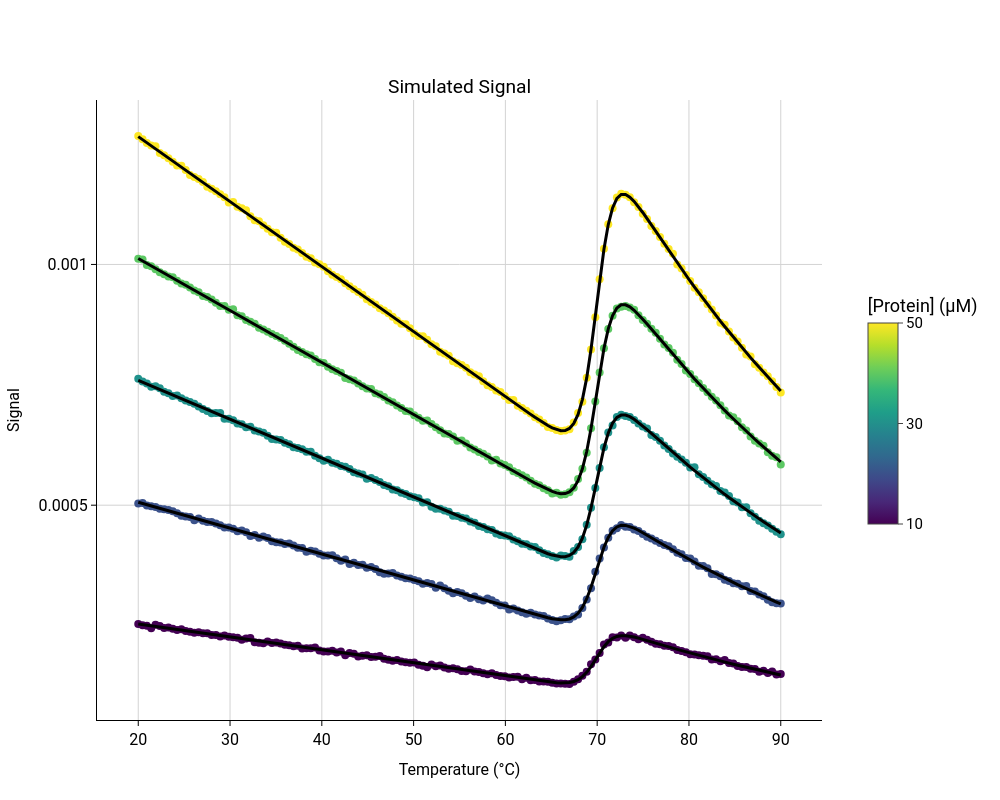

This figure's notebook cell:
### Markdown cell above
### Monomer

### Code cell
pychem_sim = aux_create_pychem_sim_two_state(params,concs, temp_range, model="Monomer", n_residues=80, rng_seed=RNG_SEED)

pychem_sim.fit_thermal_unfolding_global()
pychem_sim.fit_thermal_unfolding_global_global()
pychem_sim.fit_thermal_unfolding_global_global_global(model_scale_factor=True)

plot_unfolding(pychem_sim)

### Figure 1 — Plotly figure (JSON) as saved in the notebook; plotly's stock layout.template omitted (floating-point values rounded to 4 significant figures; data arrays with more than 128 entries replaced by an {"elided": "..."} marker saying what was removed)
{"data": [{"marker": {"color": "#440154", "size": 8}, "mode": "markers", "name": "10.00 μM", "showlegend": false, "type": "scatter", "x": {"elided": "150 float values"}, "xaxis": "x", "y": {"elided": "150 float values"}, "yaxis": "y"}, {"hoverinfo": "skip", "line": {"color": "black", "width": 3}, "mode": "lines", "showlegend": false, "type": "scatter", "x": {"elided": "150 float values"}, "xaxis": "x", "y": {"elided": "150 float values"}, "yaxis": "y"}, {"marker": {"color": "#3b528b", "size": 8}, "mode": "markers", "name": "20.00 μM", "showlegend": false, "type": "scatter", "x": {"elided": "150 float values"}, "xaxis": "x", "y": {"elided": "150 float values"}, "yaxis": "y"}, {"hoverinfo": "skip", "line": {"color": "black", "width": 3}, "mode": "lines", "showlegend": false, "type": "scatter", "x": {"elided": "150 float values"}, "xaxis": "x", "y": {"elided": "150 float values"}, "yaxis": "y"}, {"marker": {"color": "#20928c", "size": 8}, "mode": "markers", "name": "30.00 μM", "showlegend": false, "type": "scatter", "x": {"elided": "150 float values"}, "xaxis": "x", "y": {"elided": "150 float values"}, "yaxis": "y"}, {"hoverinfo": "skip", "line": {"color": "black", "width": 3}, "mode": "lines", "showlegend": false, "type": "scatter", "x": {"elided": "150 float values"}, "xaxis": "x", "y": {"elided": "150 float values"}, "yaxis": "y"}, {"marker": {"color": "#5cc863", "size": 8}, "mode": "markers", "name": "40.00 μM", "showlegend": false, "type": "scatter", "x": {"elided": "150 float values"}, "xaxis": "x", "y": {"elided": "150 float values"}, "yaxis": "y"}, {"hoverinfo": "skip", "line": {"color": "black", "width": 3}, "mode": "lines", "showlegend": false, "type": "scatter", "x": {"elided": "150 float values"}, "xaxis": "x", "y": {"elided": "150 float values"}, "yaxis": "y"}, {"marker": {"color": "#fde725", "size": 8}, "mode": "markers", "name": "50.00 μM", "showlegend": false, "type": "scatter", "x": {"elided": "150 float values"}, "xaxis": "x", "y": {"elided": "150 float values"}, "yaxis": "y"}, {"hoverinfo": "skip", "line": {"color": "black", "width": 3}, "mode": "lines", "showlegend": false, "type": "scatter", "x": {"elided": "150 float values"}, "xaxis": "x", "y": {"elided": "150 float values"}, "yaxis": "y"}, {"hoverinfo": "skip", "marker": {"cmax": 50.0, "cmin": 10.0, "colorbar": {"len": 0.4, "orientation": "v", "outlinewidth": 1, "tickfont": {"size": 15}, "ticks": "outside", "ticktext": ["10", "30", "50"], "tickvals": [10.0, 30.0, 50.0], "title": {"text": "[Protein] (μM)"}, "x": 1.05, "xanchor": "left", "y": 0.5, "yanchor": "middle"}, "colorscale": [[0, "#440154"], [0.1111, "#482878"], [0.2222, "#3e4989"], [0.3333, "#31688e"], [0.4444, "#26828e"], [0.5556, "#1f9e89"], [0.6667, "#35b779"], [0.7778, "#6ece58"], [0.8889, "#b5de2b"], [1, "#fde725"]]}, "mode": "markers", "showlegend": false, "type": "scatter", "x": [null], "xaxis": "x", "y": [null], "yaxis": "y"}], "layout": {"annotations": [{"font": {"size": 19.2}, "showarrow": false, "text": "Simulated Signal", "x": 0.5, "xanchor": "center", "xref": "paper", "y": 1, "yanchor": "bottom", "yref": "paper"}], "font": {"color": "black", "family": "Roboto"}, "height": 800, "legend": {"font": {"size": 15}}, "paper_bgcolor": "white", "plot_bgcolor": "white", "width": 1000, "xaxis": {"anchor": "y", "domain": [0, 1], "gridcolor": "lightgray", "gridwidth": 1, "linecolor": "black", "linewidth": 1, "showgrid": true, "showline": true, "tickcolor": "black", "tickfont": {"size": 16}, "ticklen": 5, "ticks": "outside", "tickwidth": 1, "title": {"font": {"size": 16}, "text": "Temperature (°C)"}, "zeroline": false}, "yaxis": {"anchor": "x", "domain": [0, 1], "gridcolor": "lightgray", "gridwidth": 1, "linecolor": "black", "linewidth": 1, "nticks": 5, "showgrid": true, "showline": true, "tickcolor": "black", "tickfont": {"size": 16}, "ticklen": 5, "ticks": "outside", "tickwidth": 1, "title": {"font": {"size": 16}, "text": "Signal"}, "zeroline": false}}}
